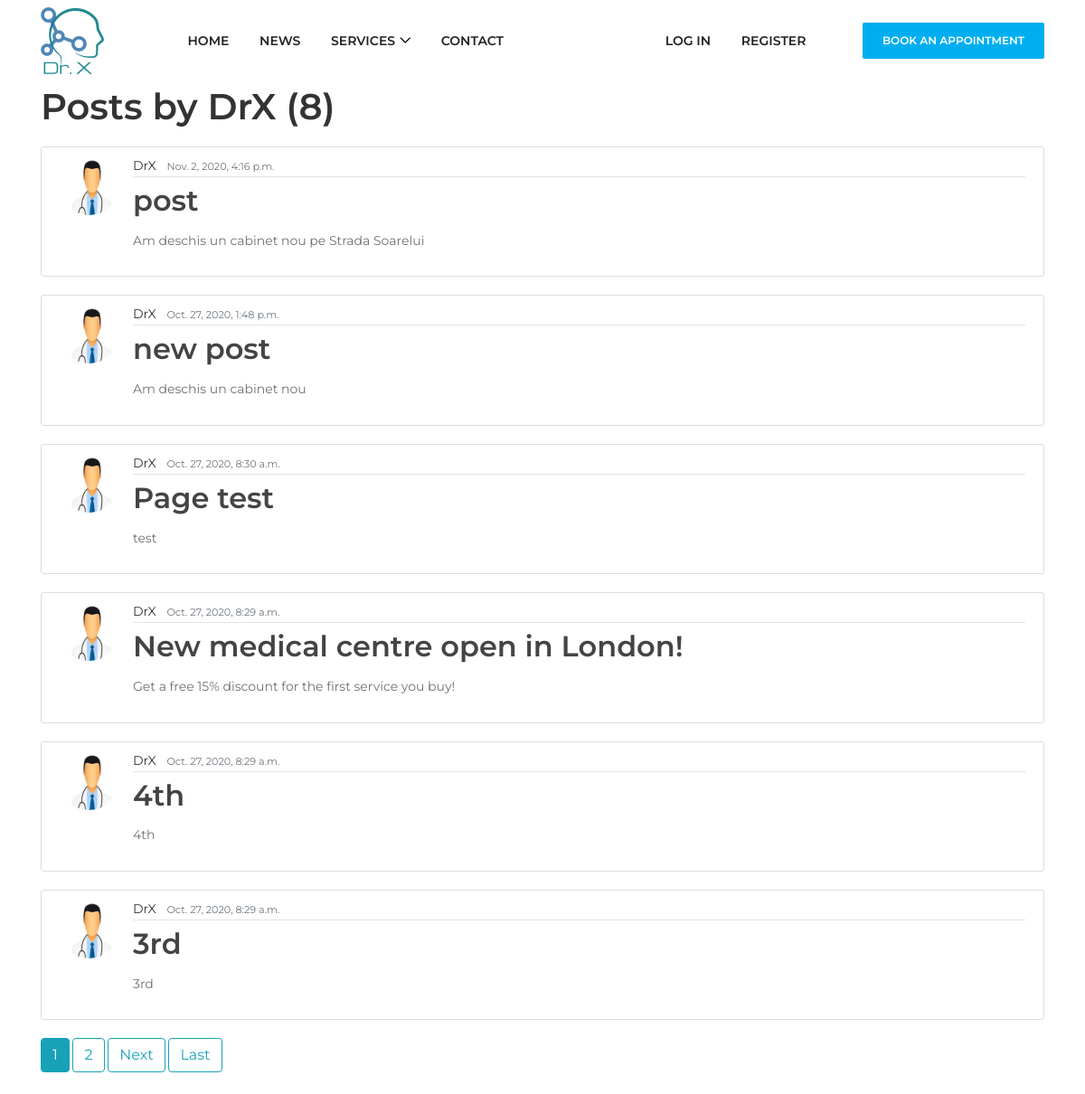
Page /user/DrX on the committed database.
### blog/models.py (models this page shows, shortened)
class Post(models.Model):
    title = models.CharField(max_length=100)
    content = models.TextField()
    date_posted = models.DateTimeField(default=timezone.now)
    author = models.ForeignKey(User, on_delete=models.CASCADE)

### Users/models.py (models this page shows, shortened)
class Profile(models.Model):
    user = models.OneToOneField(User, on_delete=models.CASCADE)
    image = models.ImageField(default='default.jpg', upload_to='profile_pics')

### blog/views.py (the view)
# urls.py: path('user/<str:username>', UserPostListView.as_view(), name='user-posts'),
class UserPostListView(ListView):
    model = Post
    template_name = 'blog/user_posts.html'
    context_object_name = 'posts'
    paginate_by = 6
    def get_queryset(self):
        user = get_object_or_404(User, username=self.kwargs.get('username'))
        return Post.objects.filter(author=user).order_by('-date_posted')

### blog/templates/blog/user_posts.html (shortened to what this page needs)
{% extends "blog/base.html" %}
{% block content %}
    <h1 class="mb-3">Posts by {{ view.kwargs.username }} ({{ page_obj.paginator.count }})</h1>
    {% for post in posts %}
        <article class="media content-section">
          <img class="rounded-circle article-img" src="{{post.author.profile.image.url}}">
          <div class="media-body">
            <div class="article-metadata">
              <a class="mr-2" href="{% url 'user-posts' post.author.username %}">{{ post.author }}</a>
              <small class="text-muted">{{ post.date_posted }}</small>
            </div>
            <h2><a class="article-title" href="{% url 'post-detail' post.id %}">{{ post.title }}</a></h2>
            <p class="article-content">{{ post.content }}</p>
          </div>
        </article>
    {% endfor %}
    {% if is_paginated %}
        {% for num in page_obj.paginator.page_range %}
            {% if page_obj.number == num %}
                <a class="btn btn-info mb-4" href="?page={{ num }}">{{ num }}</a>
            {% elif num > page_obj.number|add:'-3' and num < page_obj.number|add:'3' %}
                <a class="btn btn-outline-info mb-4" href="?page={{ num }}">{{ num }}</a>
            {% endif %}
        {% endfor %}
        {% if page_obj.has_next%}
            <a class="btn btn-outline-info mb-4" href="?page={{ page_obj.next_page_number }}">Next</a>
            <a class="btn btn-outline-info mb-4" href="?page={{ page_obj.paginator.num_pages }}">Last</a>
        {% endif %}
    {% endif %}
{% endblock content %}

### blog/static/blog/main.css (style rules this page uses)
body { background: #fafafa; color: #aaaaaa; margin-top: 5rem; }
h1, h2, h3, h4, h5, h6 { color: #444444; }
.content-section { background: #ffffff; padding: 10px 20px; border: 1px solid #dddddd; border-radius: 3px; margin-bottom: 20px; }
.article-title { color: #444444; }
.article-content { white-space: pre-line; }
.article-img { height: 65px; width: 65px; margin-right: 16px; }
.article-metadata { padding-bottom: 1px; margin-bottom: 4px; border-bottom: 1px solid #e3e3e3 }

### static/blog/css/style.css (style rules this page uses)
* { margin: 0; padding: 0; }
body { font-family: "Montserrat", sans-serif; font-weight: 400; font-size: 14px; }
h1, h2, h3, h4, h5, h6 { font-family: "Montserrat", sans-serif; color: #333333; line-height: 1.4; font-weight: 600; }
a, a:active, a:focus, a:hover { color: #333333; text-decoration: none; -webkit-transition-duration: 500ms; -o-transition-duration: 500ms; transition-duration: 500ms; outline: none; }
p { line-height: 1.9; color: #707070; font-size: 14px; font-weight: 400; }
img { max-width: 100%; height: auto; }

### static/blog/css/default-assets/classy-nav.css (style rules this page uses)
body { font-family: "Roboto", sans-serif; }
img { height: auto; max-width: 100%; }

### rows in the picture
Post: author.profile.image (placeholder picture), author "DrX", date_posted "Nov. 2, 2020, 4:16 p.m.", title "post", content "Am deschis un cabinet nou pe Strada Soarelui"
Post: author.profile.image (placeholder picture), author "DrX", date_posted "Oct. 27, 2020, 1:48 p.m.", title "new post", content "Am deschis un cabinet nou"
Post: author.profile.image (placeholder picture), author "DrX", date_posted "Oct. 27, 2020, 8:30 a.m.", title "Page test", content "test"
Post: author.profile.image (placeholder picture), author "DrX", date_posted "Oct. 27, 2020, 8:29 a.m.", title "New medical centre open in London!", content "Get a free 15% discount for the first service you buy!"
Post: author.profile.image (placeholder picture), author "DrX", date_posted "Oct. 27, 2020, 8:29 a.m.", title "4th", content "4th"
Post: author.profile.image (placeholder picture), author "DrX", date_posted "Oct. 27, 2020, 8:29 a.m.", title "3rd", content "3rd"

### other values in the picture
{{ view.kwargs.username }} "DrX"
{{ page_obj.paginator.count }} "8"
{{ num }} "1"
{{ num }} "2"
